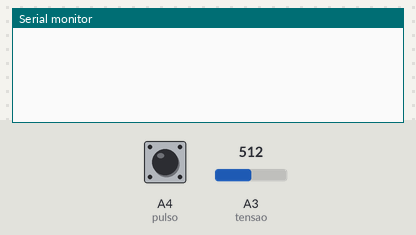
Recording of a sketch running on a simulated Arduino Uno, built with avr-gcc and run on an emulated ATmega328P. Shown: the last lines printed to the serial monitor. The inputs (shaded band) are chosen by the test bench; at power-on: A3 (tensao) = 512, A4 (pulso) LOW.

Above: at 1.2 s.
1.3 s: A3 (tensao) set to 716
At 3.2 s:
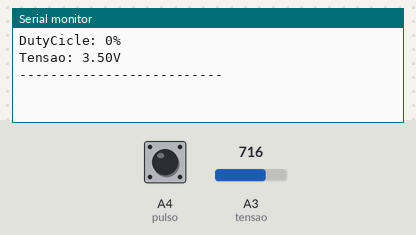
3.5 s: A4 (pulso) pulled HIGH for 0.15 s
5.1 s: A3 (tensao) set to 900
At 8.3 s:
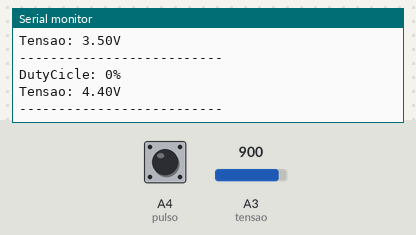

The sketch:

arduino_pwm.ino
```cpp
#define pulso  A4
#define tensao A3

int high, low, duty, leitura;
float periodo, sensor;

void setup()
{
    pinMode(pulso, INPUT);
    pinMode(tensao, INPUT);
    Serial.begin(9600);
}

void loop()
{
    high    = pulseIn(pulso, HIGH);
    low     = pulseIn(pulso, LOW);
    periodo = high + low;
    duty    = (high/periodo)*100;
    leitura  = analogRead(tensao);
    sensor   = leitura*(5.0/1023.0);
    //Serial.print("HIGH: ");
    //Serial.println(high);
    //Serial.print("LOW: ");
    //Serial.println(low);
    //Serial.print("Periodo: ");
    //Serial.println(periodo);
    Serial.print("DutyCicle: ");
    Serial.print(duty);
    Serial.println("%");
    Serial.print("Tensao: ");
    Serial.print(sensor);
    Serial.println("V");
    Serial.println("--------------------------");
    delay(1000);
}
```

Measured:
- after the input at 1.3 s, the serial monitor: prints a new line after 0.72 s (image 1)
- after the input at 5.1 s, the serial monitor: prints a new line after 2.6 s (image 2)
